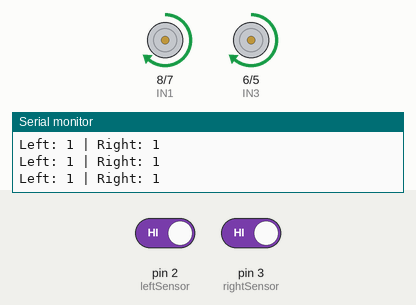
A sketch run on a simulated Arduino Uno, built with avr-gcc and run on an emulated ATmega328P. On the bench: motor-driver pin pairs drawn as motors (green arrow = first pin HIGH = forward, orange = second pin HIGH = backward, longer = more drive, scaled by the enable pin), the last lines printed to the serial monitor. Inputs (shaded band) come from the test bench; at power-on: pin 2 (leftSensor) HIGH, pin 3 (rightSensor) HIGH.

Above: at 1.2 s.
1.3 s: pin 2 (leftSensor) driven LOW
At 1.7 s:
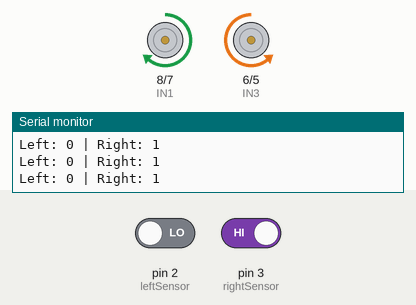
2.8 s: pin 3 (rightSensor) driven LOW
At 3.9 s:
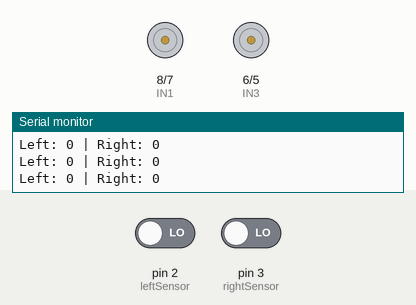
4.3 s: pin 2 (leftSensor) driven HIGH
At 5.0 s:
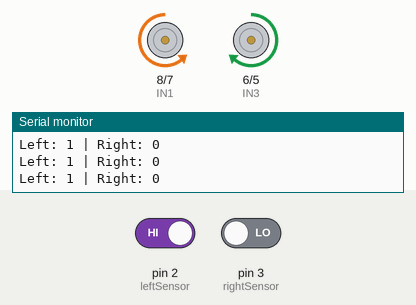
5.8 s: pin 3 (rightSensor) driven HIGH
At 6.8 s:
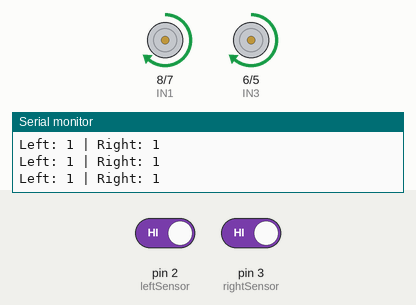
Timing chart, 0 to 8.8 s (numbered marks = the images above; inputs shaded):
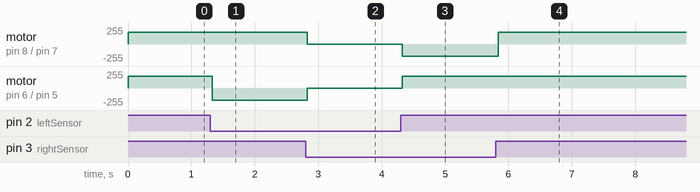

The sketch:

Line-Follower.ino
```cpp
// Line Follower Robot Code using 2 IR Sensors and L298N Motor Driver

// Motor pins
const int ENA = 9;    // PWM pin for left motor
const int IN1 = 8;
const int IN2 = 7;

const int ENB = 10;   // PWM pin for right motor
const int IN3 = 6;
const int IN4 = 5;

// IR sensor pins
const int leftSensor = 2;
const int rightSensor = 3;

void setup() {
  // Motor pins as outputs
  pinMode(ENA, OUTPUT);
  pinMode(IN1, OUTPUT);
  pinMode(IN2, OUTPUT);

  pinMode(ENB, OUTPUT);
  pinMode(IN3, OUTPUT);
  pinMode(IN4, OUTPUT);

  // Sensor pins as inputs
  pinMode(leftSensor, INPUT);
  pinMode(rightSensor, INPUT);

  Serial.begin(9600);
}

void loop() {
  int leftValue = digitalRead(leftSensor);
  int rightValue = digitalRead(rightSensor);

  Serial.print("Left: ");
  Serial.print(leftValue);
  Serial.print(" | Right: ");
  Serial.println(rightValue);

  // Logic
  if (leftValue == 0 && rightValue == 0) {
    // Both sensors on white - stop
    stopMotors();
  } else if (leftValue == 1 && rightValue == 0) {
    // Turn left
    turnLeft();
  } else if (leftValue == 0 && rightValue == 1) {
    // Turn right
    turnRight();
  } else {
    // Go straight
    moveForward();
  }
}

// Movement functions
void moveForward() {
  digitalWrite(IN1, HIGH);
  digitalWrite(IN2, LOW);
  analogWrite(ENA, 180);

  digitalWrite(IN3, HIGH);
  digitalWrite(IN4, LOW);
  analogWrite(ENB, 180);
}

void turnLeft() {
  digitalWrite(IN1, LOW);
  digitalWrite(IN2, HIGH);
  analogWrite(ENA, 180);

  digitalWrite(IN3, HIGH);
  digitalWrite(IN4, LOW);
  analogWrite(ENB, 180);
}

void turnRight() {
  digitalWrite(IN1, HIGH);
  digitalWrite(IN2, LOW);
  analogWrite(ENA, 180);

  digitalWrite(IN3, LOW);
  digitalWrite(IN4, HIGH);
  analogWrite(ENB, 180);
}

void stopMotors() {
  digitalWrite(IN1, LOW);
  digitalWrite(IN2, LOW);
  analogWrite(ENA, 0);

  digitalWrite(IN3, LOW);
  digitalWrite(IN4, LOW);
  analogWrite(ENB, 0);
}
```

Measured:
- after the input at 1.3 s, motor on pin 6 (IN3) / pin 5 (IN4): forward 180/255 → backward 180/255 at once
- after the input at 2.8 s, motor on pin 8 (IN1) / pin 7 (IN2): forward 180/255 → stopped at once; motor on pin 6 (IN3) / pin 5 (IN4): backward 180/255 → stopped at once
- after the input at 4.3 s, motor on pin 8 (IN1) / pin 7 (IN2): stopped → backward 180/255 at once; motor on pin 6 (IN3) / pin 5 (IN4): stopped → forward 180/255 at once
- after the input at 5.8 s, motor on pin 8 (IN1) / pin 7 (IN2): backward 180/255 → forward 180/255 at once
